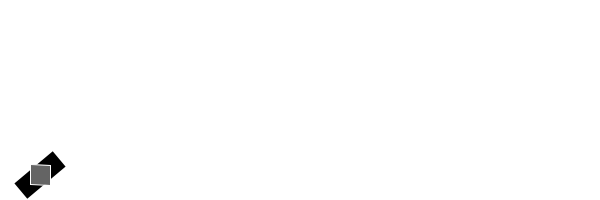
Frame 1 (no input)
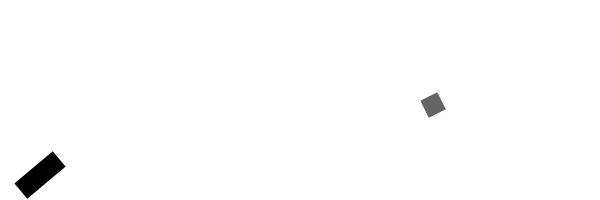
Frame 60 (the mouse pressed at the canvas centre just before this capture)
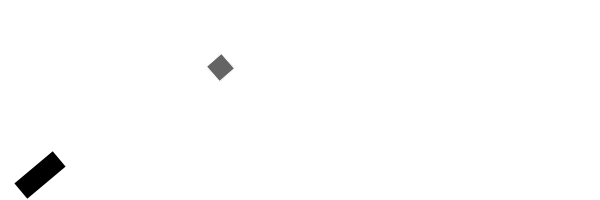
Frame 120 (the mouse held since frame 60 and released just before this capture)

The Processing sketch that drew these frames (run headless with seeded random() and noise(); from frame 60 on, the mouse is pressed at the canvas centre):

// Processing sketch: ch3_03_cannon
// ── ch3_03_cannon.pde
Cannon c;
Mover m;

void setup( ) {
  size(600, 200);
  c = new Cannon(40, height-25, 40);
  m = new Mover(2, 40, height-25);
}

void draw( ) {
  background(255);
  c.display();
  PVector gravity = new PVector(0, 0.01);

  PVector friction = m.velocity.get(); // clone
  friction.mult(-1); // opposite
  friction.normalize(); // unit vector
  friction.mult(0.1);

  PVector shot = c.shoot();
  m.applyForce(shot);
  m.applyForce(gravity);
  m.applyForce(friction);
  m.update();
  m.display();
  m.checkEdges();
}

// ── Cannon.pde
class Cannon {
  float x, y, angle;

  Cannon(float _x, float _y, float a) {
    x = _x;
    y = _y;
    angle = a;
  }

  void display( ) {
    pushMatrix();
    fill(0);
    noStroke();
    rectMode(CENTER);
    translate(x, y);
    rotate(-radians(angle));
    rect(0, 0, 50, 20);
    popMatrix();
  }

  PVector shoot( ) {
    PVector force = new PVector(0.5, -0.5);
    return force;
  }
}

// ── Mover.pde
class Mover {
  PVector location;
  PVector velocity;
  PVector acceleration;
  float mass;

  float angle = 0;
  float aVelocity = 0;
  float aAcceleration = 0.001;

  Mover(float m, float x, float y) {
    location = new PVector(x, y);
    velocity = new PVector(0, 0);
    acceleration = new PVector(0, 0);
    mass = m;
  }

  // Move the Mover
  void update() {
    // Regular motion
    velocity.add(acceleration);
    location.add(velocity);

    // Angular motion
    aAcceleration = acceleration.x / 10.0;
    aVelocity += aAcceleration;
    aVelocity = constrain(aVelocity, -0.1, 0.1);
    angle += aVelocity;

    acceleration.mult(0);
  }

  // Draw the Mover
  void display() {
    stroke(255);
    // noStroke();
    fill(100);
    rectMode(CENTER);
    pushMatrix();
    translate(location.x, location.y);
    rotate(angle);
    rect(0, 0, mass*10, mass*10);
    popMatrix();
  }

  // Apply a force to the Mover
  void applyForce(PVector force) {
    PVector f = PVector.div(force, mass);
    acceleration.add(f);
  }
  
  // Bounce at edges
  void checkEdges() {
    if ((location.x > width) || (location.x < 0)) {
      velocity.x = -velocity.x;
    }
    if ((location.y > height) || (location.y < 0)) {
      velocity.y = -velocity.y;
    }
  }
}
